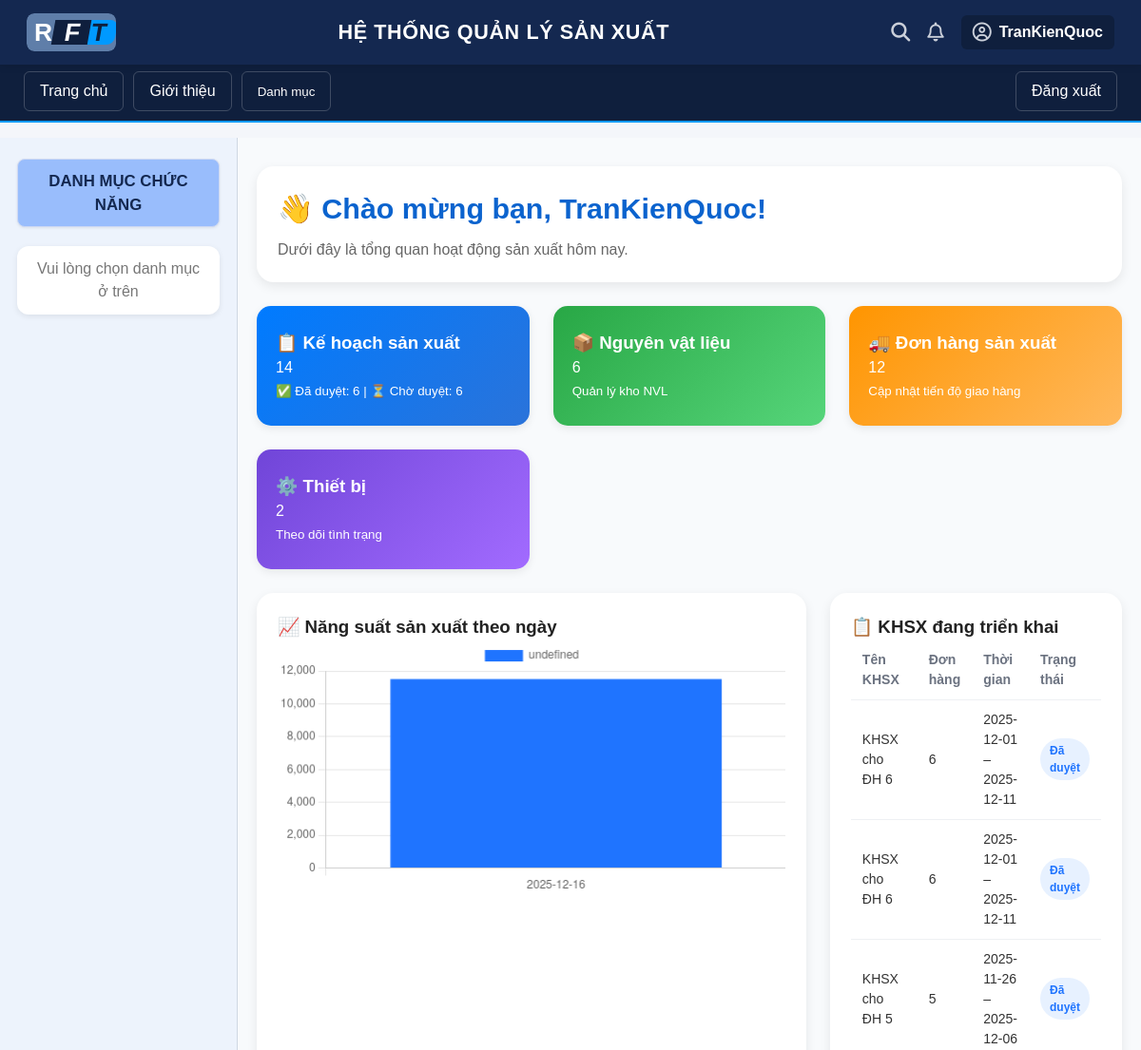
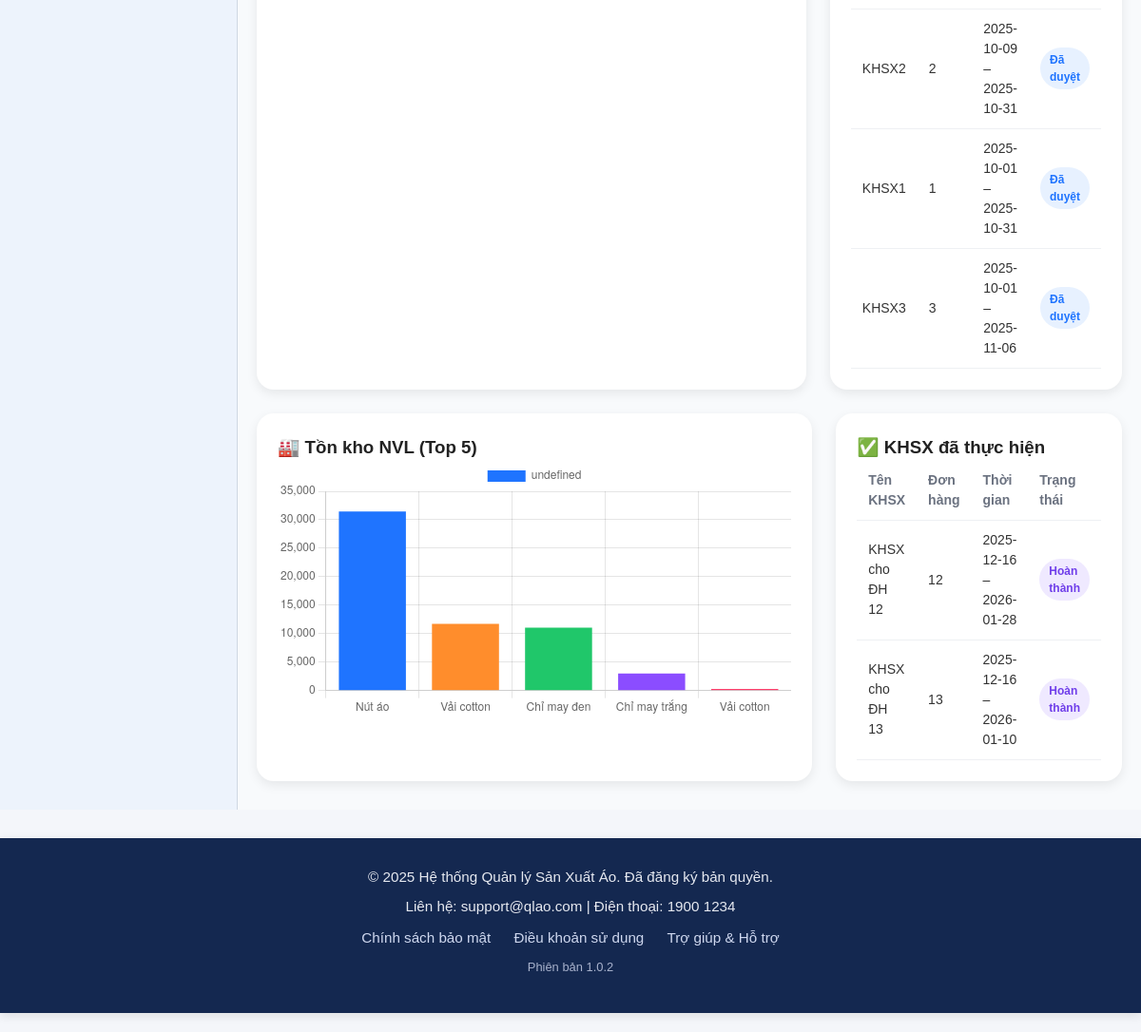
The app's page /index.php?page=home (signed in) with its own data (2 pictures, top to bottom).
### tables this page shows
CREATE TABLE `kehoachsanxuat` (
  `maKHSX` int(11) NOT NULL,
  `tenKHSX` varchar(100) NOT NULL,
  `maDonHang` int(11) NOT NULL,
  `maSanPham` int(11) NOT NULL,
  `thoiGianBatDau` date NOT NULL,
  `thoiGianKetThuc` date NOT NULL,
  `trangThai` varchar(50) NOT NULL DEFAULT 'Chờ duyệt',
  `maND` int(11) NOT NULL
);

### app/controllers/HomeController.php (called while the page is built, shortened)
<?php
require_once 'app/models/HomeModel.php';
class HomeController
{
    public function index()
    {
        $isLoggedIn = true;
        $homeModel = new HomeModel();
        $thongKe = $homeModel->layThongKeTongQuan();
        $duLieuBieuDo = $homeModel->layNangSuatTheoNgay(7);
        $KHSXDangTrienKhai = $homeModel->layKHSXDangTrienKhai();
        $KHSXDaThucHien = $homeModel->layKHSXDaThucHien();
        $tonKhoNVL = $homeModel->layTonKhoNVL();
        require_once 'app/views/home.php';
    }
}

### app/models/HomeModel.php (called while the page is built)
<?php
require_once 'ketNoi.php';
class HomeModel {
    private $conn;
    public function __construct() {
        $db = new KetNoi();
        $this->conn = $db->connect();
    }
    public function layThongKeTongQuan() {
        $data = [];
        $data['tongKHSX'] = $this->getCount("SELECT COUNT(*) FROM kehoachsanxuat");
        $data['tongNVL'] = $this->getCount("SELECT COUNT(*) FROM nvl");
        $data['tongDonHang'] = $this->getCount("SELECT COUNT(*) FROM donhangsanxuat");
        $data['tongThietBi'] = $this->getCount("SELECT COUNT(*) FROM thietbi");
        $data['daDuyet'] = $this->getCount("SELECT COUNT(*) FROM kehoachsanxuat WHERE trangThai='Đã duyệt'");
        $data['choDuyet'] = $this->getCount("SELECT COUNT(*) FROM kehoachsanxuat WHERE trangThai='Chờ duyệt'");
        return $data;
    }
    private function getCount($sql) {
        $result = $this->conn->query($sql);
        return $result ? $result->fetch_row()[0] : 0;
    }
    public function layNangSuatTheoNgay($soNgay = 7) {
    $sql = "
        SELECT
            DATE(ngayLam) AS ngay,
            SUM(soLuongSPHoanThanh) AS tongSoLuong
        FROM ghinhanthanhphamtheongay
        WHERE ngayLam >= DATE_SUB(CURDATE(), INTERVAL ? DAY)
        GROUP BY DATE(ngayLam)
        ORDER BY ngay ASC
    ";
    $stmt = $this->conn->prepare($sql);
    $stmt->bind_param('i', $soNgay);
    $stmt->execute();
    $result = $stmt->get_result();
    $data = [];
    while ($row = $result->fetch_assoc()) {
        $data[] = $row;
    }
    return $data;
}
public function layKHSXDangTrienKhai() {
    $sql = "
        SELECT
            tenKHSX,
            maDonHang,
            thoiGianBatDau,
            thoiGianKetThuc,
            trangThai
        FROM kehoachsanxuat
        WHERE trangThai IN ('Đang sản xuất', 'Đã duyệt')
        ORDER BY thoiGianBatDau DESC
        LIMIT 10
    ";
    return $this->conn->query($sql)->fetch_all(MYSQLI_ASSOC);
}
public function layKHSXDaThucHien() {
    $sql = "
        SELECT
            tenKHSX,
            maDonHang,
            thoiGianBatDau,
            thoiGianKetThuc,
            trangThai
        FROM kehoachsanxuat
        WHERE trangThai IN ('Hoàn thành', 'Đã kết thúc')
        ORDER BY thoiGianKetThuc DESC
        LIMIT 10
    ";
    return $this->conn->query($sql)->fetch_all(MYSQLI_ASSOC);
}
public function layTonKhoNVL() {
    $sql = "
        SELECT tenNVL, soLuongTonKho
        FROM nvl
        ORDER BY soLuongTonKho DESC
        LIMIT 5
    ";
    return $this->conn->query($sql)->fetch_all(MYSQLI_ASSOC);
}
}

### app/models/ketNoi.php (called while the page is built, shortened)
<?php
class KetNoi {
    private $host = "localhost";
    private $user = "root";
    private $pass = "";
    private $dbname = "test";
    public function connect() {
        $this->conn = new mysqli($this->host, $this->user, $this->pass, $this->dbname);
        $this->conn->set_charset("utf8mb4");
        return $this->conn;
    }
}
?>

### app/views/home.php (the view, shortened to what this page needs)
<!DOCTYPE html>
<html lang="vi">
<head>
    <link rel="stylesheet" href="/public/css/style.css">
</head>
<body>
    <?php include 'app/views/layouts/header.php'; ?>
    <?php include 'app/views/layouts/nav.php'; ?>
    <div class="main-container">
        <?php include 'app/views/layouts/sidebar.php'; ?>
        <?php if (!$isLoggedIn): ?>
            <div class="welcome-container">
                <div class="welcome-card">
                    <h1 style="font-size:2.2em;font-weight:800;color:#0b63ce;margin-bottom:12px;">👋 Chào mừng bạn đến hệ
                        thống QLSX</h1>
                    <p style="font-size:1.05em;color:#555;line-height:1.6;margin-bottom:28px;">
                        Giải pháp quản lý sản xuất thông minh – theo dõi kế hoạch, nguyên vật liệu và năng suất trong một
                        nền tảng duy nhất.
                    </p>
                    <button class="login-btn" onclick="window.location.href='index.php?page=login'">🔐 Đăng nhập
                        ngay</button>
                </div>
            </div>
        <?php else: ?>
            <div class="dashboard-container">
                <div class="panel" style="margin-bottom:25px;">
                    <h1 style="font-size:1.9em;font-weight:700;color:#0b63ce;margin:0;">
                        👋 Chào mừng bạn, <?= htmlspecialchars($_SESSION['user']['hoTen'] ?? '') ?>!
                    </h1>
                    <p style="color:#666;margin-top:8px;">Dưới đây là tổng quan hoạt động sản xuất hôm nay.</p>
                </div>
                <div class="dashboard-stats">
                    <div class="card" style="background:linear-gradient(135deg,#007bff,#2a73da);color:#fff;">
                        <h3>📋 Kế hoạch sản xuất</h3>
                        <p><?= $thongKe['tongKHSX'] ?? 0 ?></p>
                        <small>✅ Đã duyệt: <?= $thongKe['daDuyet'] ?? 0 ?> | ⏳ Chờ duyệt:
                            <?= $thongKe['choDuyet'] ?? 0 ?></small>
                    </div>
                    <div class="card" style="background:linear-gradient(135deg,#28a745,#56d57a);color:#fff;">
                        <h3>📦 Nguyên vật liệu</h3>
                        <p><?= $thongKe['tongNVL'] ?? 0 ?></p>
                        <small>Quản lý kho NVL</small>
                    </div>
                    <div class="card" style="background:linear-gradient(135deg,#ff9500,#ffb85c);color:#fff;">
                        <h3>🚚 Đơn hàng sản xuất</h3>
                        <p><?= $thongKe['tongDonHang'] ?? 0 ?></p>
                        <small>Cập nhật tiến độ giao hàng</small>
                    </div>
                    <div class="card" style="background:linear-gradient(135deg,#7045d8,#a26bff);color:#fff;">
                        <h3>⚙️ Thiết bị</h3>
                        <p><?= $thongKe['tongThietBi'] ?? 0 ?></p>
                        <small>Theo dõi tình trạng</small>
                    </div>
                </div>
                <div class="grid-2-1" style="margin-top:25px;margin-bottom:25px;">
                    <div class="panel">
                        <h3>📈 Năng suất sản xuất theo ngày</h3>
                        <canvas id="chartNangSuat"></canvas>
                    </div>
                    <div class="panel">
                        <h3>📋 KHSX đang triển khai</h3>
                        <table class="table">
                            <tr>
                                <th>Tên KHSX</th>
                                <th>Đơn hàng</th>
                                <th>Thời gian</th>
                                <th>Trạng thái</th>
                            </tr>
                            <?php if (!empty($KHSXDangTrienKhai)): ?>
                                <?php foreach ($KHSXDangTrienKhai as $row): ?>
                                    <tr>
                                        <td><?= $row['tenKHSX'] ?></td>
                                        <td><?= $row['maDonHang'] ?></td>
                                        <td><?= $row['thoiGianBatDau'] ?> – <?= $row['thoiGianKetThuc'] ?></td>
                                        <td>
                                            <?php
                                            $st = trim($row['trangThai']);
                                            $cls = 'b-pending';
                                            if ($st == 'Đã duyệt')
                                                $cls = 'b-approved';
                                            ?>
                                            <span class="badge <?= $cls ?>"><?= $st ?></span>
                                        </td>
                                    </tr>
                                <?php endforeach; ?>
                            <?php else: ?>
                                <tr>
                                    <td colspan="4" style="text-align:center;">Không có dữ liệu</td>
                                </tr>
                            <?php endif; ?>
                        </table>
                    </div>
                </div>
                <div class="grid-2-1">
                    <div class="panel">
                        <h3>🏭 Tồn kho NVL (Top 5)</h3>
                        <canvas id="chartTonKho"></canvas>
                    </div>
                    <div class="panel">
                        <h3>✅ KHSX đã thực hiện</h3>
                        <table class="table">
                            <tr>
                                <th>Tên KHSX</th>
                                <th>Đơn hàng</th>
                                <th>Thời gian</th>
                                <th>Trạng thái</th>
                            </tr>
                            <?php if (!empty($KHSXDaThucHien)): ?>
                                <?php foreach ($KHSXDaThucHien as $row): ?>
                                    <tr>
                                        <td><?= $row['tenKHSX'] ?></td>
                                        <td><?= $row['maDonHang'] ?></td>
                                        <td><?= $row['thoiGianBatDau'] ?> – <?= $row['thoiGianKetThuc'] ?></td>
                                        <td>
                                            <span class="badge b-done"><?= $row['trangThai'] ?></span>
                                        </td>
                                    </tr>
                                <?php endforeach; ?>
                            <?php else: ?>
                                <tr>
                                    <td colspan="4" style="text-align:center;">Không có dữ liệu</td>
                                </tr>
                            <?php endif; ?>
                        </table>
                    </div>
                </div>
            </div>
            <script>
                const nsLabels = <?= json_encode(array_column($duLieuBieuDo, 'ngay')) ?>;
                const nsValues = <?= json_encode(array_column($duLieuBieuDo, 'tongSoLuong')) ?>;
                new Chart(document.getElementById('chartNangSuat'), {
                    type: 'bar',
                    data: {
                        labels: nsLabels,
                        datasets: [{
                            data: nsValues,
                            backgroundColor: '#1f74ff'
                        }]
                    }
                });
                const nvlLabels = <?= json_encode(array_column($tonKhoNVL, 'tenNVL')) ?>;
                const nvlValues = <?= json_encode(array_column($tonKhoNVL, 'soLuongTonKho')) ?>;
                new Chart(document.getElementById('chartTonKho'), {
                    type: 'bar',
                    data: {
                        labels: nvlLabels,
                        datasets: [{
                            data: nvlValues,
                            backgroundColor: ['#1f74ff', '#ff8d2c', '#20c76a', '#8b4dff', '#ff3e6c']
                        }]
                    }
                });
                document.querySelectorAll('.dropdown-item').forEach(btn => {
                    btn.addEventListener('click', function () {
                        const section = this.dataset.section;
                        loadSidebar(section);
                    });
                });
                function loadSidebar(sectionName) {
                    fetch('loadSidebar.php?section=' + sectionName)
                        .then(res => res.text())
                        .then(html => {
                            document.querySelector('.sidebar').innerHTML = html;
                        });
                }
            </script>
        <?php endif; ?>
    </div>
    <?php include 'app/views/layouts/footer.php'; ?>
</body>
</html>

### public/css/style.css (style rules this page uses)
:root { --xanh-dam: #142850; --xanh-dam-hon: #0f1f3d; --xanh-sang: #0099ff; --mau-nen-trang: #f4f6fa; --mau-nen-container: #ffffff; --mau-vien: #d6d9e1; --mau-chu-chinh: #222; --mau-xam-icon: #cbd0da; }
* { box-sizing: border-box; margin: 0; padding: 0; }
body { font-family: "Poppins", sans-serif; background-color: var(--mau-nen-trang); color: var(--mau-chu-chinh); line-height: 1.5; }
.main-container { display: flex; flex-wrap: nowrap; width: 100%; min-width: 0; margin-top: 145px; background-color: #f8fafc; overflow-x: hidden; }

### app/views/home.php (style rules this page uses)
body { background-color: #f5f7fa; font-family: "Segoe UI", Roboto, sans-serif; margin: 0; }
.dashboard-container { flex: 1; min-width: 0; padding: 30px 20px; overflow-x: hidden; }
.dashboard-stats { display: grid; grid-template-columns: repeat(auto-fit, minmax(250px, 1fr)); gap: 25px; }
.card { background: #fff; padding: 25px 20px; border-radius: 15px; box-shadow: 0 3px 10px rgba(0, 0, 0, .08); }
.panel { background: #fff; padding: 22px; border-radius: 18px; box-shadow: 0 4px 12px rgba(0, 0, 0, .08); }
.grid-2-1 { display: grid; grid-template-columns: 2fr 1fr; gap: 25px; }
.table { width: 100%; border-collapse: collapse; }
.table th, .table td { padding: 10px 12px; border-bottom: 1px solid #eef0f3; font-size: 14px; color: #333; }
.table th { color: #6b7280; text-align: left; }
.badge { display: inline-block; padding: 4px 10px; border-radius: 999px; font-size: 12px; font-weight: 600; }
.b-approved { background: #e7f1ff; color: #1f74ff; }
.b-done { background: #efe9ff; color: #6f3eea; }

### records on screen
kehoachsanxuat: tenKHSX "KHSX cho ĐH 6", maDonHang "6", thoiGianBatDau "2025-12-01", thoiGianKetThuc "2025-12-11", trangThai "Đã duyệt"
kehoachsanxuat: tenKHSX "KHSX cho ĐH 6", maDonHang "6", thoiGianBatDau "2025-12-01", thoiGianKetThuc "2025-12-11", trangThai "Đã duyệt"
kehoachsanxuat: tenKHSX "KHSX cho ĐH 5", maDonHang "5", thoiGianBatDau "2025-11-26", thoiGianKetThuc "2025-12-06", trangThai "Đã duyệt"
kehoachsanxuat: tenKHSX "KHSX2", maDonHang "2", thoiGianBatDau "2025-10-09", thoiGianKetThuc "2025-10-31", trangThai "Đã duyệt"
kehoachsanxuat: tenKHSX "KHSX1", maDonHang "1", thoiGianBatDau "2025-10-01", thoiGianKetThuc "2025-10-31", trangThai "Đã duyệt"
kehoachsanxuat: tenKHSX "KHSX3", maDonHang "3", thoiGianBatDau "2025-10-01", thoiGianKetThuc "2025-11-06", trangThai "Đã duyệt"
kehoachsanxuat: tenKHSX "KHSX cho ĐH 12", maDonHang "12", thoiGianBatDau "2025-12-16", thoiGianKetThuc "2026-01-28", trangThai "Hoàn thành"
kehoachsanxuat: tenKHSX "KHSX cho ĐH 13", maDonHang "13", thoiGianBatDau "2025-12-16", thoiGianKetThuc "2026-01-10", trangThai "Hoàn thành"

### other values on screen
$tenHienThi "TranKienQuoc"
$_SESSION['user']['hoTen'] "TranKienQuoc"
$thongKe['tongKHSX'] "14"
$thongKe['daDuyet'] "6"
$thongKe['choDuyet'] "6"
$thongKe['tongNVL'] "6"
$thongKe['tongDonHang'] "12"
$thongKe['tongThietBi'] "2"
chart data {{ json_encode(array_column($duLieuBieuDo, 'ngay')) }} ["2025-12-16"]
chart data {{ json_encode(array_column($duLieuBieuDo, 'tongSoLuong')) }} ["11500"]
chart data {{ json_encode(array_column($tonKhoNVL, 'soLuongTonKho')) }} ["31463","11710","11041","3000","300"]
